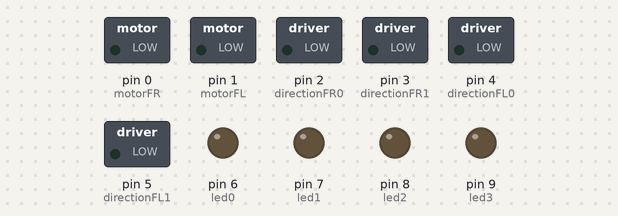
The program below on a simulated MicroPython board. Parts: switched loads named in the program (green lamp = pin HIGH), output pins drawn as LEDs (lit = HIGH).

Above: at 0.1 s.
At 5.1 s:
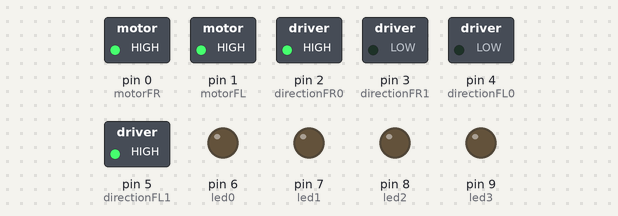
At 9.1 s:
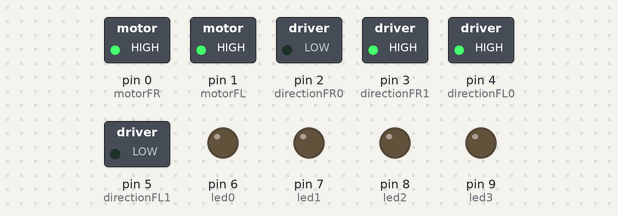
At 18.1 s:
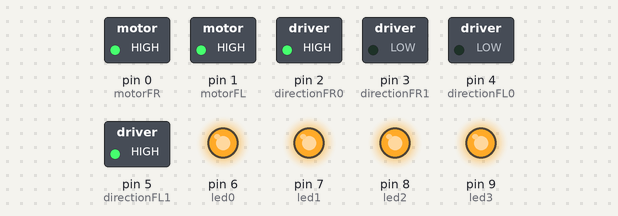
At 27.1 s:
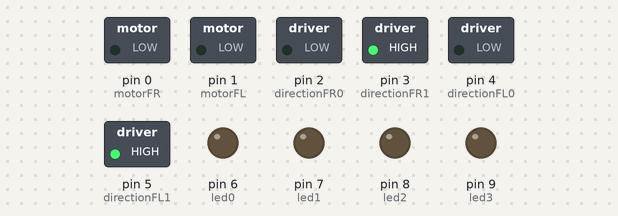
At 37.1 s:
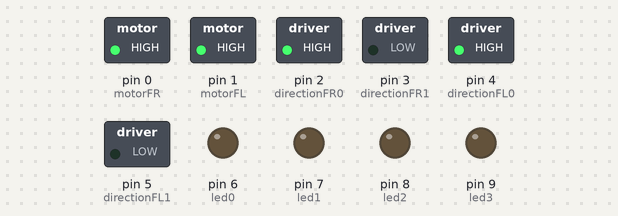
Timing chart, 0 to 40.0 s (numbered marks = the images above):
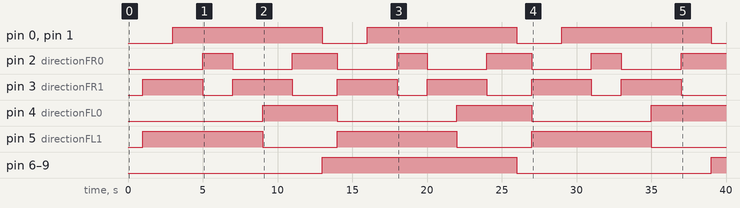

Measured:
- by itself, pin 0 (motorFR), pin 1 (motorFL): alternates HIGH for 10.0 s and LOW for 3.0 s
- by itself, pin 2 (directionFR0): repeats every 13.0 s: LOW 4.0 s, HIGH 3.0 s, LOW 4.0 s, HIGH 2.0 s
- by itself, pin 3 (directionFR1): repeats every 13.0 s: LOW 2.0 s, HIGH 4.0 s, LOW 3.0 s, HIGH 4.0 s
- by itself, pin 4 (directionFL0): alternates HIGH for 5.0 s and LOW for 8.0 s
- by itself, pin 5 (directionFL1): alternates HIGH for 8.0 s and LOW for 5.0 s
- by itself, pin 6 (led0), pin 7 (led1), pin 8 (led2), pin 9 (led3): LOW → HIGH at 13.0 s, → LOW 13.0 s later, → HIGH 13.0 s later

The program:

motor_control.py
```python
import machine
import time

# Led
led0 = machine.Pin(6, machine.Pin.OUT)
led1 = machine.Pin(7, machine.Pin.OUT)
led2 = machine.Pin(8, machine.Pin.OUT)
led3 = machine.Pin(9, machine.Pin.OUT)


led0.value(True)
led1.value(True)
led2.value(True)
led3.value(True)


# Frontal power
motorFR = machine.PWM(machine.Pin(0), freq=1000)
motorFL = machine.PWM(machine.Pin(1), freq=1000)

# Frontal right direction
directionFR0 = machine.Pin(2, machine.Pin.OUT)
directionFR1 = machine.Pin(3, machine.Pin.OUT)

# Frontal left direction
directionFL0 = machine.Pin(4, machine.Pin.OUT)
directionFL1 = machine.Pin(5, machine.Pin.OUT)

directions = [directionFR0, directionFR1, directionFL0, directionFL1]
motors = [motorFR, motorFL]


# Movement
def accelerate():
    motors[0].duty_u16(int(65536))
    motors[1].duty_u16(int(65536))


def stop():
    motors[0].duty_u16(int(0))
    motors[1].duty_u16(int(0))


# Directions
def left():
    directions[0].value(1)
    directions[1].value(0)

    directions[2].value(0)
    directions[3].value(1)


def right():
    directions[0].value(0)
    directions[1].value(1)

    directions[2].value(1)
    directions[3].value(0)


def forward():
    directions[0].value(0)
    directions[1].value(1)

    directions[2].value(0)
    directions[3].value(1)


def backwards():
    directions[0].value(1)
    directions[1].value(0)

    directions[2].value(1)
    directions[3].value(0)


while True:
    led0.toggle()
    led1.toggle()
    led2.toggle()
    led3.toggle()
    time.sleep(1)
    stop()
    forward()
    time.sleep(2)
    accelerate()
    time.sleep(2)
    left()
    time.sleep(2)
    forward()
    time.sleep(2)
    right()
    time.sleep(2)
    backwards()
    time.sleep(2)
    stop()
```
